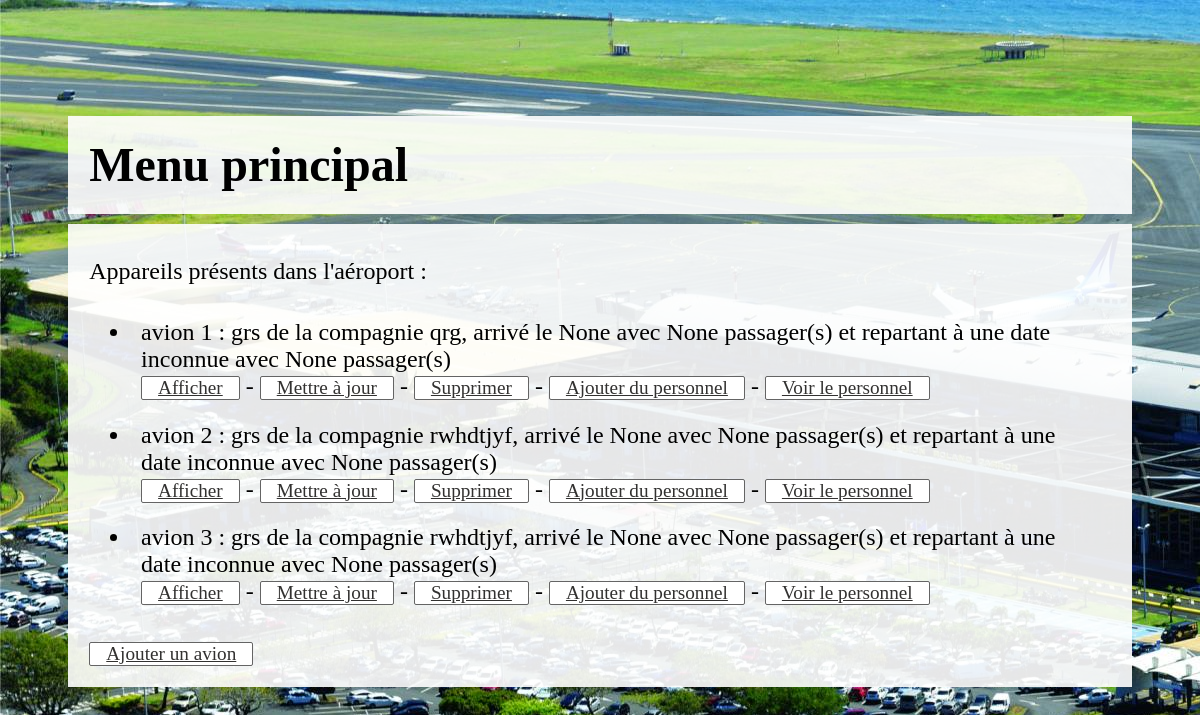
The page /aeroport/index/ on the database as committed earlier.
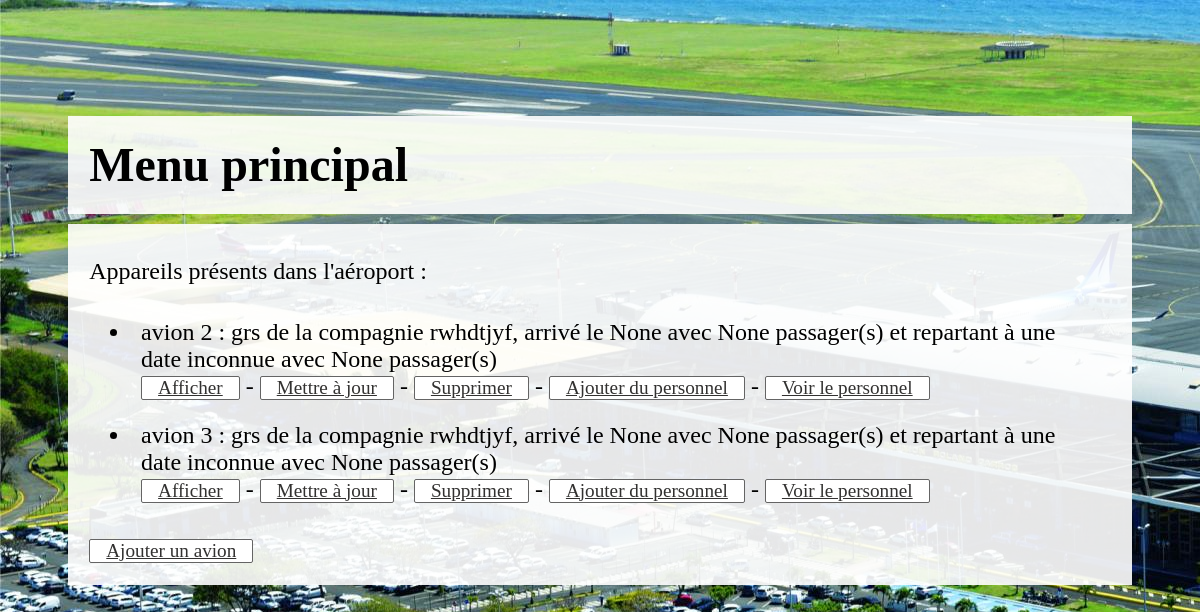
The same page on the database as committed later.
### aeroport/models.py (models this page shows, shortened)
class Avion(models.Model):
    modele = models.CharField(max_length=100)
    comp = models.CharField(max_length=100)
    date_arrivee = models.DateField(default = date.today())
    date_depart = models.DateField(blank=True, default=None)
    nombre_passagers_depart = models.IntegerField(default = 0)
    nombre_passagers_arrivee = models.IntegerField(default = 0)
    def __str__(self):
        if self.date_depart==None:
            depart = "à une date inconnue"
        else:
            depart = f"le {self.date_depart}"
        chaine = f"{self.modele} de la compagnie {self.comp}, arrivé le " \
                 f"{self.date_arrivee} avec {self.nombre_passagers_arrivee} passager(s) et repartant " \
                 f"{depart} avec {self.nombre_passagers_depart} passager(s)"
        return chaine

### aeroport/views.py (the view)
# urls.py: path('index/', views.index),
def index(request):
    liste = models.Avion.objects.all()
    return render(request, "aeroport/avions/index.html", {"liste": liste})

### aeroport/Templates/aeroport/avions/index.html (shortened to what this page needs)
{% extends "main.html" %}
{% load static %}
{% block subtitle %}
Menu principal
{% endblock %}
{% block content %}
<p>Appareils présents dans l'aéroport :</p>
<ul>
    {% for l in liste %}
    <li> avion {{l.id}} : {{l}}<br>
    <a href="/aeroport/affiche/{{l.id}}/"> Afficher</a> -
    <a href="/aeroport/update/{{l.id}}/"> Mettre à jour</a> -
    <a href="/aeroport/delete/{{l.id}}/"> Supprimer</a> -
    <a href="/aeroport/ajoutperso/{{l.id}}/"> Ajouter du personnel</a> -
      <a href="/aeroport/indexperso/{{l.id}}/"> Voir le personnel</a>
    </li>
    {% endfor %}
</ul>
<a href="../ajout/">Ajouter un avion</a>
{% endblock %}

Rows that differ between the two databases and show on the page:
removed Avion: id "1", date_depart+modele+comp "grs de la compagnie qrg, arrivé le None avec None passager(s) et repartant à une date inconnue avec None passager(s)"
